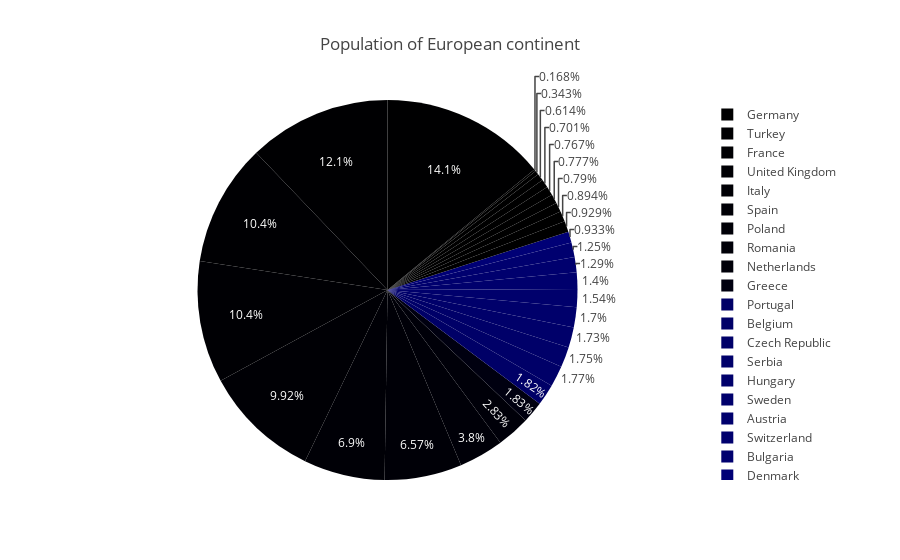

Notebook source saved alongside this figure:
### Code cell
df = px.data.gapminder().query("year == 2007").query("continent == 'Europe'")
df.loc[df['pop'] < 2.e6, 'country'] = 'Other countries' # Represent only large countries
fig = px.pie(df, values='pop', names='country', title='Population of European continent')
fig.show()

### Figure 1 — Plotly figure (JSON) as saved in the notebook; plotly's stock layout.template omitted (floating-point values rounded to 4 significant figures)
{"data": [{"domain": {"x": [0, 1], "y": [0, 1]}, "hovertemplate": "country=%{label}<br>pop=%{value}<extra></extra>", "labels": ["Albania", "Austria", "Belgium", "Bosnia and Herzegovina", "Bulgaria", "Croatia", "Czech Republic", "Denmark", "Finland", "France", "Germany", "Greece", "Hungary", "Other countries", "Ireland", "Italy", "Other countries", "Netherlands", "Norway", "Poland", "Portugal", "Romania", "Serbia", "Slovak Republic", "Slovenia", "Spain", "Sweden", "Switzerland", "Turkey", "United Kingdom"], "legendgroup": "", "name": "", "showlegend": true, "type": "pie", "values": [3600523, 8199783, 10392226, 4552198, 7322858, 4493312, 10228744, 5468120, 5238460, 61083916, 82400996, 10706290, 9956108, 301931, 4109086, 58147733, 684736, 16570613, 4627926, 38518241, 10642836, 22276056, 10150265, 5447502, 2009245, 40448191, 9031088, 7554661, 71158647, 60776238]}], "layout": {"legend": {"tracegroupgap": 0}, "title": {"text": "Population of European continent"}}}
